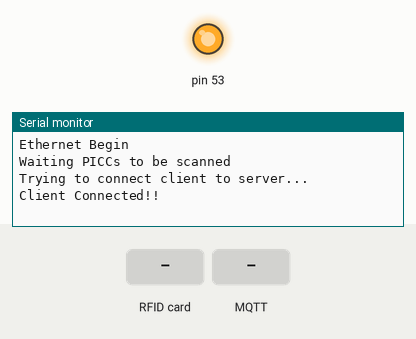
Recording of a sketch running on a simulated Arduino Mega 2560, built with avr-gcc and run on an emulated ATmega2560. Parts: output pins drawn as LEDs (lit = HIGH), the last lines printed to the serial monitor. The inputs (shaded band) are chosen by the test bench. No MQTT or app messages arrive unless stated.

Above: at 1.3 s.
1.4 s: RFID card 5E 7A 19 C4 held to the reader
At 2.6 s:
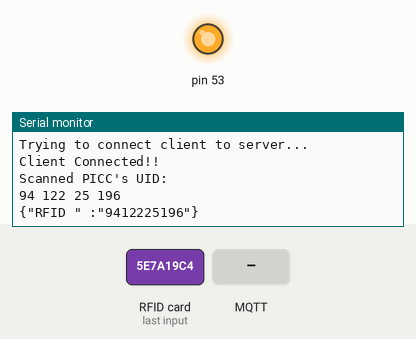
2.9 s: MQTT message "access" arrives on the first subscribed topic
At 4.1 s:
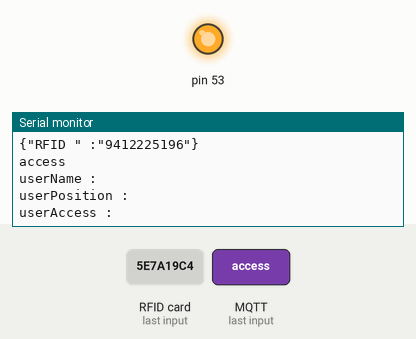

The sketch:

n.ino
```cpp
#include<SPI.h>
#include<Ethernet.h>
#include<PubSubClient.h>
#include <MFRC522.h>
#include <ArduinoJson.h>
const char* userAccess;

byte readCard[4];
String rfidDetail;
String Json;

String jsonRfid;
char jsonRfid_buff[50];
char message_buff[200];

// Defining pins for RC522
#define SS_PIN 23
#define RST_PIN 22
MFRC522 mfrc522(SS_PIN, RST_PIN);

byte mac[] = {0xDE, 0xAD, 0xBE, 0xFF, 0x06, 0xED};

byte server[]={192,168,1,14};
byte ip[]={192,168,1,34};
byte subnet[]={255,255,255,0};
byte gateway[]={192,168,1,1};

EthernetClient ethClient;
PubSubClient client(server,1883,callback,ethClient);

void setup() {
  Serial.begin(9600);
  SPI.begin();
  mfrc522.PCD_Init();
  Ethernet.begin(mac,ip,gateway,subnet);
  Serial.println("Ethernet Begin");

  Serial.println(F("Waiting PICCs to be scanned"));

  while(!client.connected()){
    Serial.println("Trying to connect client to server...");
    client.connect("Arduino1","RU_<DE,AD,BE,FF,06,ED>", 1, true, "Unexpected Disconnect");
    if(client.connected()){
      Serial.println("Client Connected!!");
    }
  }
  if(client.connected()){
    //client.publish("outTopic","Hello,World!");
   // client.subscribe("RFID_ACCESS");
    getID();
   }
 }

void loop(){
if(client.connected()){
    getID();
   }
   client.loop();
}

void getID() {
  // Getting ready for Reading PICCs
  if ( ! mfrc522.PICC_IsNewCardPresent()) { //If a new PICC placed to RFID reader continue
     return;
  }
  if ( ! mfrc522.PICC_ReadCardSerial()) {   //Since a PICC placed get Serial and continue
      return;
  }
  jsonRfid= "{\"RFID \" :\"";
  Serial.println(F("Scanned PICC's UID:"));
  for (int i = 0; i < 4; i++){  //
      readCard[i] = mfrc522.uid.uidByte[i];
      rfidDetail+=readCard[i];
      Serial.print(readCard[i]);
      Serial.print(" ");
    }
    jsonRfid+=rfidDetail;
    jsonRfid+="\"}";
    jsonRfid.toCharArray(jsonRfid_buff,50);
    client.subscribe("RFID_ACCESS");
    client.publish("RFID",jsonRfid_buff);
    Serial.println();
    Serial.println(jsonRfid_buff);
    rfidDetail="";
    jsonRfid="";
    memset(jsonRfid_buff,0,50);
    mfrc522.PICC_HaltA(); // Stop reading
  }

void callback(char* topic,byte* payload,unsigned int length){
  int i=0;
  for(i=0;i<length;i++){
    message_buff[i]=payload[i];
  }
  // Hav to stop the string so giving \0
   message_buff[i]='\0';
  Serial.println(message_buff);

 StaticJsonBuffer<200> jsonBuffer;
 JsonObject& root = jsonBuffer.parseObject(message_buff);

 const char* userName = root["user"]["name"];
 const char* userPosition = root["user"]["position"];
 userAccess = root["user"]["access"];
 Serial.print(F("userName :"));
 Serial.println(userName);
 Serial.print(F("userPosition :"));
 Serial.println(userPosition);
 Serial.print(F("userAccess :"));
 Serial.println(userAccess);
 Json=userAccess;
if(Json == "access" ){
  Serial.println(F("Welcome"));
  Serial.println(userName);
  Serial.println(F("You Are Authorized To Operate :)"));
 }
 if(Json == "deny" ){
  Serial.println(F("Warning !!"));
  Serial.println(F("UnKnown ID! Access Denied"));
  //Serial.print(F("Your Name and ID is Being Stored For Security Purpose"));
 }
Json="";
}
```

Measured:
- after the input at 1.4 s, the serial monitor: prints a new line at once (image 1)
- after the input at 2.9 s, the serial monitor: prints a new line at once (image 2)
